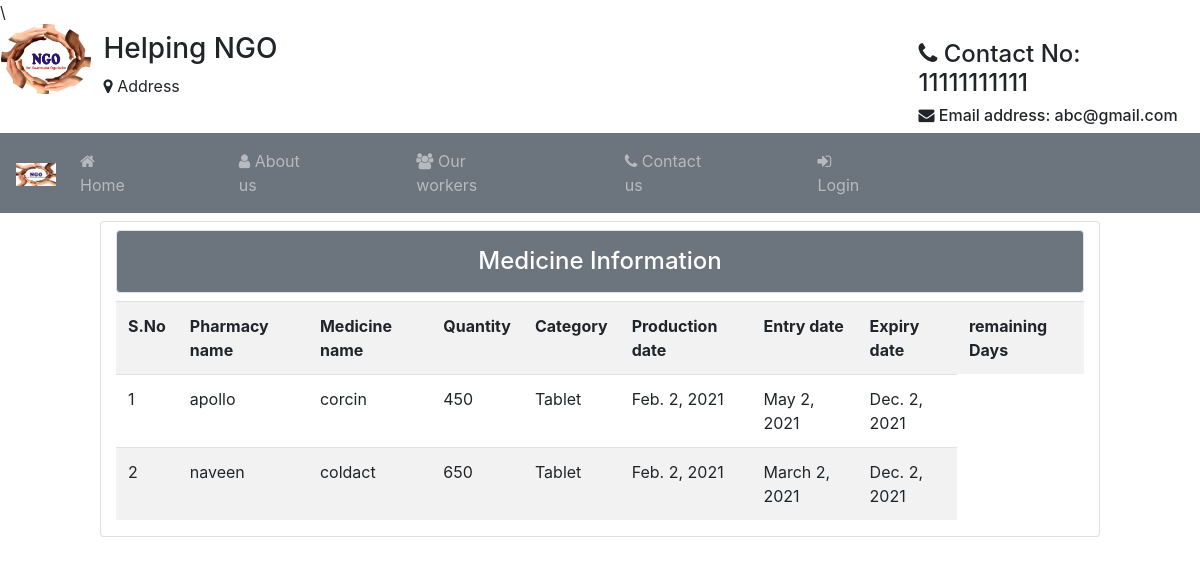
Screenshot of /expirytab/ with the database file from the repository.
### Student/models.py (models this page shows)
class MedicineInfo(models.Model):
	pharmacy_name=models.CharField(max_length=200,null=True)
	phrlicense_no=models.CharField(max_length=20,null=True)
	c=[('Tablet','Tablet'),('Syrup','Syrup'),('Injection','Injection')]
	medicine_name=models.CharField(max_length=120)
	category=models.CharField(choices=c,max_length=20,default="Tablet")
	dosage=models.CharField(max_length=20)
	days_count=models.CharField(max_length=20,blank=True)
	production_date=models.DateField(null=True)
	email = models.TextField(max_length=122,default='xyz')
	entry_date=models.DateField(null=True)
	expiry_date=models.DateField(null=True)
	created_date=models.DateField(auto_now=True)
	quantity=models.CharField(max_length=20,null=True)
	remaining_tablets=models.CharField(max_length=20,null=True)
	accepted_by=models.TextField(max_length=12)
	uid=models.ForeignKey(User,on_delete=models.CASCADE)

### Student/views.py (the view)
# urls.py: path('expirytab/',views.expirytab,name="expt"),
def expirytab(request):
	g=MedicineInfo.objects.filter(days_count__lte=120)
	b=MedicineInfo.objects.all()
	w={}
	for i in b:
		w[i.id] = i.id,i.pharmacy_name,i.medicine_name,i.quantity,i.category,i.production_date,i.entry_date,i.expiry_date
	wk=w.values()
	return render(request,'htfiles/expirytable.html',{'wk':wk})

### Student/templates/htfiles/expirytable.html (shortened to what this page needs)
{% extends 'htfiles/header.html' %}
{% block content %}
<div class="card col-md-10 mt-2 mx-auto">
			<h4 class="bg-secondary text-white text-center border rounded mt-2 p-3">Medicine Information</h4>
			<table class="table table-striped">
				<tr>
					<th>S.No</th>
					<th>Pharmacy name</th>
					<th>Medicine name</th>
					<th>Quantity</th>
					<th>Category</th>
					<th>Production date</th>
					<th>Entry date</th>
					<th>Expiry date</th>
					<th>remaining Days</th>
				</tr>
				{% for k in wk %}
				<tr>
					<td>{{ forloop.counter }}</td>
					<td>{{k.1}}</td>
					<td>{{k.2}}</td>
					<td>{{k.3}}</td>
					<td>{{k.4}}</td>
					<td>{{k.5}}</td>
					<td>{{k.6}}</td>
					<td>{{k.7}}</td>
					</tr>
				{% endfor %}
			</table>
		</div>
{% endblock %}

### rows the page displays
MedicineInfo: pharmacy_name "apollo", medicine_name "corcin", quantity "450", category "Tablet", production_date "Feb. 2, 2021", entry_date "May 2, 2021", expiry_date "Dec. 2, 2021"
MedicineInfo: pharmacy_name "naveen", medicine_name "coldact", quantity "650", category "Tablet", production_date "Feb. 2, 2021", entry_date "March 2, 2021", expiry_date "Dec. 2, 2021"
